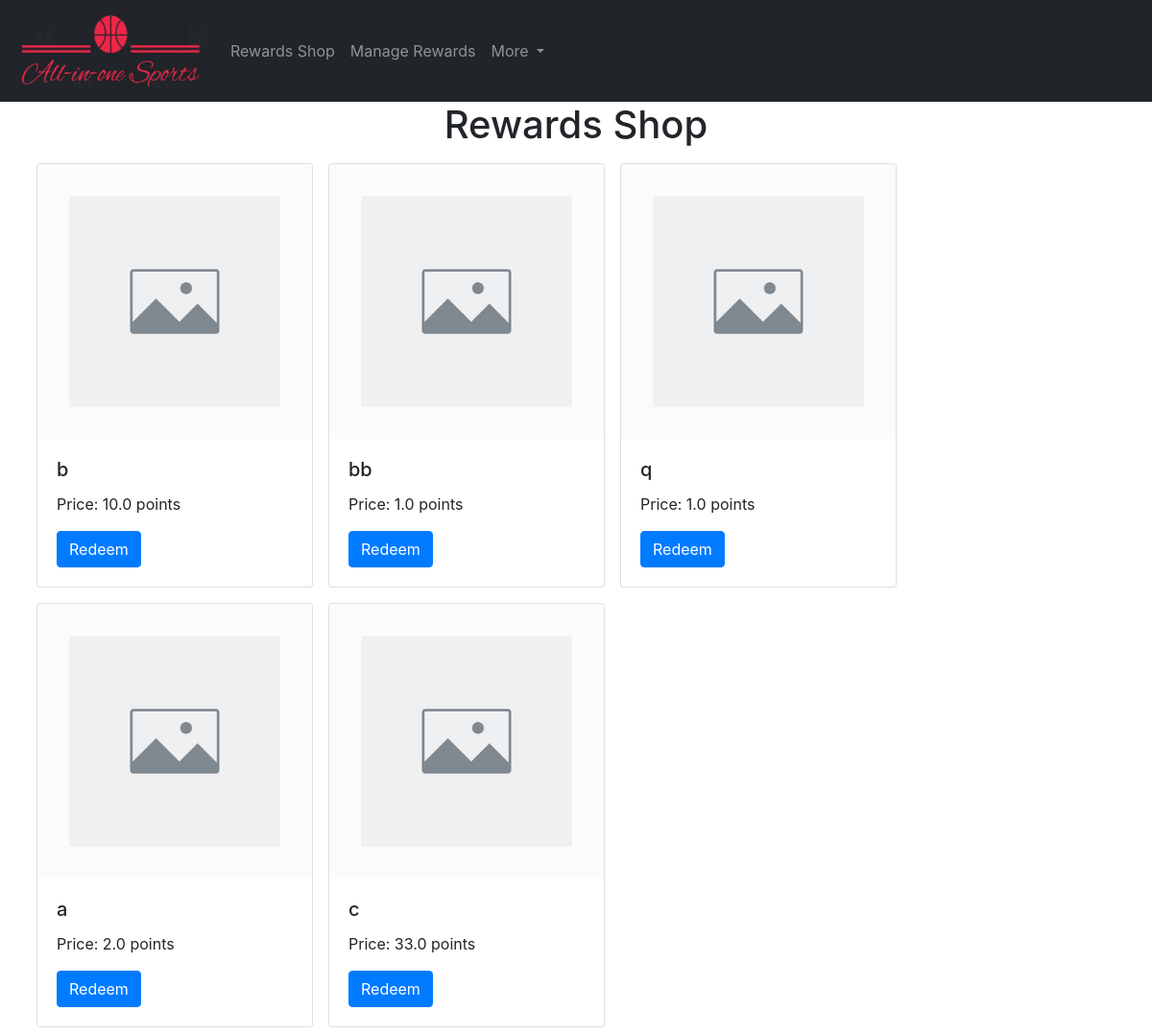
/rewards_shop, run on an earlier commit of the app's database.
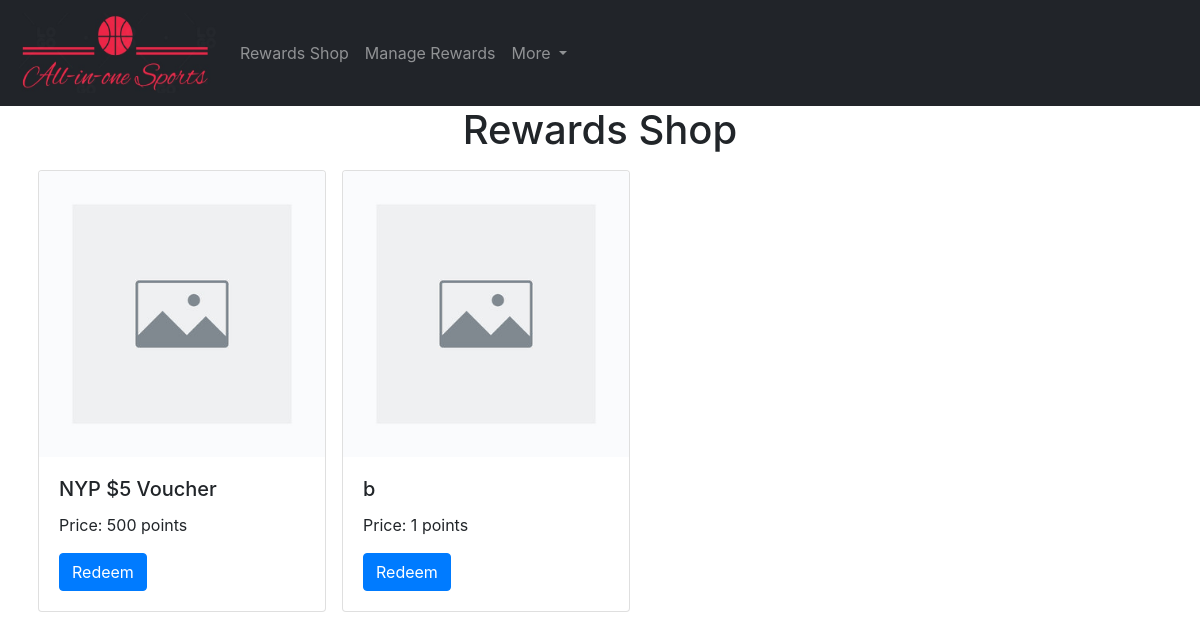
And on a later commit of the database.
### app.py (models this page shows, shortened)
class Rewards(rshop_db.Model):
    id = rshop_db.Column(rshop_db.Integer, primary_key=True)
    name = rshop_db.Column(rshop_db.String(100), nullable=False, unique=True)
    price = rshop_db.Column(rshop_db.Integer, nullable=False)
    quantity = rshop_db.Column(rshop_db.Integer, nullable=False)
    category = rshop_db.Column(rshop_db.String(100), nullable=False)
    date_added = rshop_db.Column(rshop_db.DateTime, default=datetime.utcnow)

### app.py (the view)
@app.route('/rewards_shop')
def rshop():
    ourrewards = Rewards.query.order_by(Rewards.date_added)
    return  render_template('rshop.html', ourrewards=ourrewards)

### templates/rshop.html (shortened to what this page needs)
{% extends 'base.html' %}
{% block body %}
<h1 style="text-align:center;" >Rewards Shop</h1>
<div class="container" id="topdiv6">
<div class="row" id="index0">
{% for ourreward in ourrewards %}
<div class="card m-2" style="width: 18rem;">
<img class="card-img-top" src="/static/placeholder.jpg" alt="Card image cap">
<div class="card-body">
<h5 class="card-title">{{ourreward.name}}</h5>
<p class="card-text">Price: {{ourreward.price}} points <br> </p>
<a href="/rewards_shop" class="btn btn-primary btn-xs" onclick="return confirm ('Are you sure you want to Redeem?')">Redeem</a>
</div>
</div>
{% endfor %}
</div>
</div>
{% endblock %}

### templates/base.html (shortened to what this page needs)
<!DOCTYPE html>
<html lang="en">
<head>
    <link rel="stylesheet" href="https://cdn.jsdelivr.net/npm/bootstrap@4.4.1/dist/css/bootstrap.min.css">
    <link rel="stylesheet" href="utilitiesAPI.css">
</head>
<body>
<nav style="background-color:#212429;" class="navbar navbar-expand-md navbar-dark">
  <a class="navbar-brand" href="/"><img src="/static/navbarfinal.png" alt="Display failed" width="200" height="80"></a>
  <div class="collapse navbar-collapse" id="collapsibleNavbar">
    <ul class="navbar-nav">
      <li class="nav-item">
        <a class="nav-link" href="/rewards_shop">Rewards Shop</a>
      </li>
      <li class="nav-item">
        <a class="nav-link" href="/manage_rewards">Manage Rewards</a>
      </li>
      <li class="nav-item dropdown">
        <a class="nav-link dropdown-toggle" href="#" id="navbardrop" data-toggle="dropdown">
          More
        </a>
      </li>
      </ul>
    </div>
  </nav>
{% block body %} {% endblock %}
</body>
</html>

What changed in the data, as far as the page shows it:
removed Rewards: name "b", price "10.0"
removed Rewards: name "q", price "1.0"
removed Rewards: name "a", price "2.0"
removed Rewards: name "c", price "33.0"
added Rewards: name "NYP $5 Voucher", price "500"
changed Rewards (number 2 of 2 on the later page): name "bb" → "b"; price "1.0" → "1"
